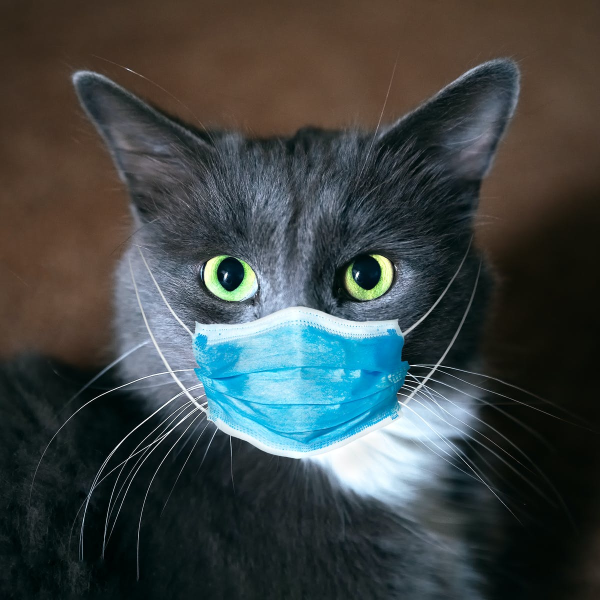
#> input picture cat.jpg, 1200 x 1200 px (shown at 1/2 size)
$ jupyter execute --allow-errors MMP_Shchagin_Lab1.ipynb   (older library calls are emulated)
#> lines starting #> are read from the running program, lines starting #| are printed output that depends on the picture
### Lab work 1

Tensor approximation. Approximate the 2, 3 and 4 index matrices using low-rank decompositions, linear and nonlinear. The data sets are: a picture, a short animation movie (basic variant), a sound spectrogram, an fMRI. Plot the sequence of data approximations with ranks 1,..,n. Plot the error: x-axis is the rank, y-axis is the approximation error. Plot the variance of the error for various samples of data, if possible.

[cell 1]
import numpy as np
import matplotlib.pyplot as plt
import cv2

### Пара вводных

Для начала разберемся с представлениями тензоров в hottbox на примере изображения в градациях серого $-$ 2D-тензора.

[cell 2]
from hottbox.core import Tensor

[cell 3]
img = cv2.imread('cat.jpg', 0)
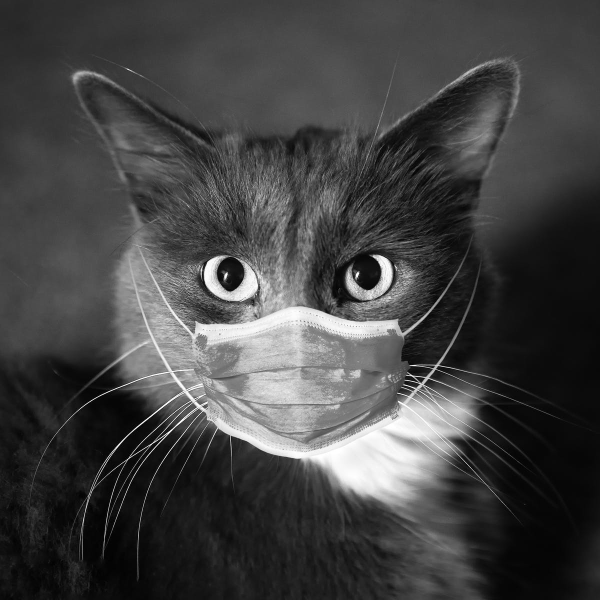
#> img: shape (1200, 1200) (shown at 1/2 size); min 0, max 255, mean 66.9
print('Image shape: ', img.shape)
#| Image shape:  (1200, 1200)
plt.imshow(img, cmap='gray')

#> (a cell that did not finish here is left out)

Тензоры в hottbox поддерживают тот же функционал слайсинга, что и в numpy, для примера разложим уже цветное фото кота по цветам RGB

[cell 5]
img = cv2.imread('cat.jpg')
#> img is the input picture: shape (1200, 1200, 3); mean B, G, R 68.8, 69.1, 61.8
img = cv2.cvtColor(img, cv2.COLOR_BGR2RGB)

#> (the rest of this cell did not finish here and is left out)

[cell 6]
from hottbox.core import Tensor
from hottbox.metrics import residual_rel_error
from hottbox.utils.generation import residual_tensor
from hottbox.algorithms.decomposition import TTSVD, HOSVD, HOOI, CPD

### Тензорная декомпозиция: Tucker

Наиболее часто для представления тензора в таком виде применяется алгоритм HOSVD.

[cell 7]
img = cv2.resize(img, (100, 100), interpolation = cv2.INTER_AREA)
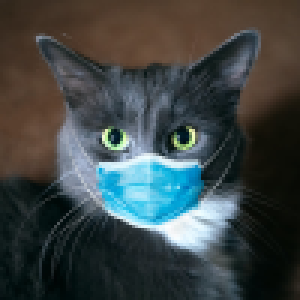
#> img: shape (100, 100, 3) (shown 3 times larger); mean R, G, B 61.8, 69.1, 68.8
#> (the rest of this cell did not finish here and is left out)

#> (a cell that did not finish here is left out)

Сравним, как будут выглядеть оригинальное изображение и изображение, восстановленное из декомпозиции

[cell 9]
ml_rank = (5, 5, 3)
#> (the rest of this cell did not finish here and is left out)

Посмотрим как меняется ошибка в зависимости от ранга

[cell 10]
errors = []
#> (the rest of this cell did not finish here and is left out)

[cell 11]
plt.figure(figsize=(10,7))
#> (the rest of this cell did not finish here and is left out)

### Тензорная декомпозиция: CPD (PARAFAC / CANDECOMP)

[cell 12]
img = cv2.imread('cat.jpg')
img = cv2.cvtColor(img, cv2.COLOR_BGR2RGB)
img = cv2.resize(img, (100, 100), interpolation = cv2.INTER_AREA)

#> (the rest of this cell did not finish here and is left out)

#> (a cell that did not finish here is left out)

[cell 14]
cpd_errors = []
#> (the rest of this cell did not finish here and is left out)

[cell 15]
plt.figure(figsize=(10,7))
#> (the rest of this cell did not finish here and is left out)

### Challenge: WHO IS WHO?

Проверяющему предлагается отличить чихуахуа от кекса при восстановлении из декомпозиции разных рангов

[cell 16]
img1 = cv2.imread('pic1.png')
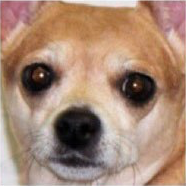
#> input picture pic1.png, 186 x 186 px
#> img1 is the input picture: shape (186, 186, 3); mean B, G, R 117.2, 136, 166.8
img1 = cv2.cvtColor(img1, cv2.COLOR_BGR2RGB)
img1 = cv2.resize(img1, (100, 100), interpolation = cv2.INTER_AREA)
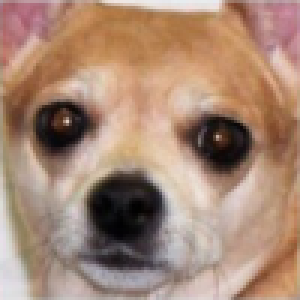
#> img1: shape (100, 100, 3) (shown 3 times larger); mean R, G, B 166.8, 136, 117.2
#> (the rest of this cell did not finish here and is left out)
